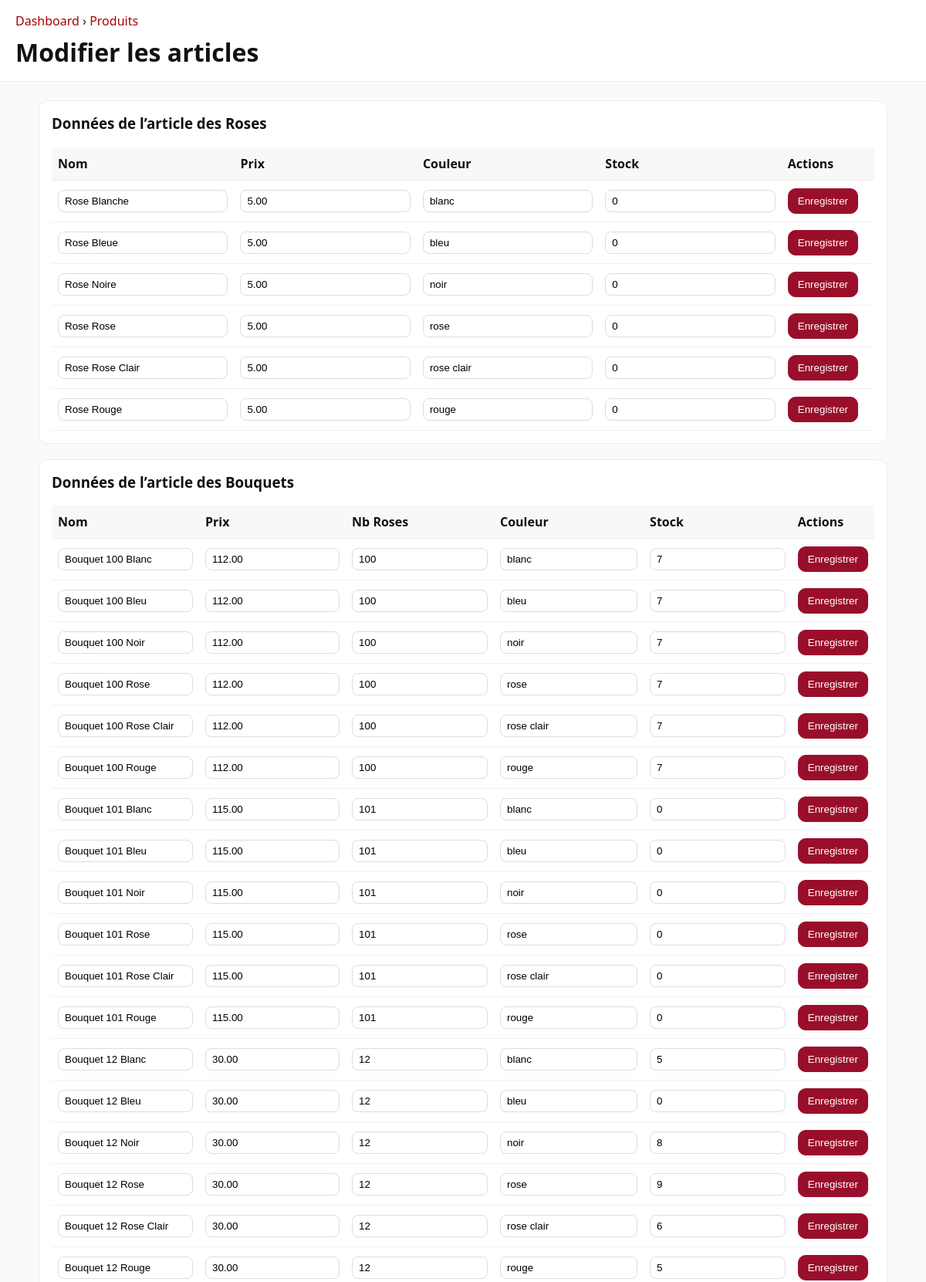
Screenshot of /pages/admin_modifier_article.php (upper part) with the database file from the repository.
### tables this page shows
CREATE TABLE `FLEUR` (
                         `PRO_ID`        BIGINT PRIMARY KEY,
                         `FLE_TYPE`      VARCHAR(50) NOT NULL,
                         `FLE_COULEUR`   ENUM('rouge','rose clair','rose','blanc','bleu','noir') NOT NULL,
                         `FLE_QTE_STOCK` INT NOT NULL DEFAULT 0,
                         CONSTRAINT `CK_FLE_STOCK_NON_NEG` CHECK (`FLE_QTE_STOCK` >= 0),
                         CONSTRAINT `FK_FLEUR_PRODUIT`
                             FOREIGN KEY (`PRO_ID`) REFERENCES `PRODUIT`(`PRO_ID`)
                                 ON UPDATE CASCADE ON DELETE CASCADE
);

CREATE TABLE `PRODUIT` (
                           `PRO_ID`  BIGINT PRIMARY KEY AUTO_INCREMENT,
                           `PRO_NOM` VARCHAR(190) NOT NULL,
                           `PRO_PRIX` DECIMAL(12,2) NOT NULL,
                           CONSTRAINT `UK_PRODUIT_NOM` UNIQUE (`PRO_NOM`),
                           CONSTRAINT `CK_PRODUIT_PRIX_POSITIF` CHECK (`PRO_PRIX` > 0)
);

CREATE TABLE `BOUQUET` (
                           `PRO_ID`          BIGINT PRIMARY KEY,
                           `BOU_DESCRIPTION` VARCHAR(600) NULL,
                           `BOU_COULEUR`     ENUM('rouge','rose clair','rose','blanc','bleu','noir') NOT NULL,
                           `BOU_NB_ROSES`    INT NOT NULL,
                           `BOU_QTE_STOCK`   INT NOT NULL DEFAULT 0,
                           CONSTRAINT `CK_BOU_STOCK_NON_NEG` CHECK (`BOU_QTE_STOCK` >= 0),
                           CONSTRAINT `CK_BOU_NB_POS` CHECK (`BOU_NB_ROSES` > 0),
                           CONSTRAINT `UK_BOU_TAILLE_COULEUR` UNIQUE (`BOU_NB_ROSES`,`BOU_COULEUR`),
                           CONSTRAINT `FK_BOUQUET_PRODUIT`
                               FOREIGN KEY (`PRO_ID`) REFERENCES `PRODUIT`(`PRO_ID`)
                                   ON UPDATE CASCADE ON DELETE CASCADE
);

### pages/admin_modifier_article.php (the view, shortened to what this page needs)
<?php
$pdo = require __DIR__ . '/../database/config/connexionBDD.php';
$pdo->setAttribute(PDO::ATTR_ERRMODE, PDO::ERRMODE_EXCEPTION);
$dir  = rtrim(dirname($_SERVER['PHP_SELF'] ?? $_SERVER['SCRIPT_NAME']), '/\\');
$BASE = ($dir === '' || $dir === '.') ? '/' : $dir . '/';
function recup_donnee_fleur(PDO $pdo): array {
    $sql = "SELECT
              p.PRO_ID,
              p.PRO_NOM,
              p.PRO_PRIX,
              f.FLE_COULEUR,
              f.FLE_QTE_STOCK
            FROM PRODUIT p
            INNER JOIN FLEUR f ON f.PRO_ID = p.PRO_ID
            ORDER BY p.PRO_NOM ASC";
    $st = $pdo->prepare($sql);
    $st->execute();
    return $st->fetchAll(PDO::FETCH_ASSOC);
}
function recup_donnee_bouquet(PDO $pdo): array {
    $sql = "SELECT
              p.PRO_ID,
              p.PRO_NOM,
              p.PRO_PRIX,
              b.BOU_NB_ROSES,
              b.BOU_COULEUR,
              b.BOU_QTE_STOCK
            FROM PRODUIT p
            INNER JOIN BOUQUET b ON b.PRO_ID = p.PRO_ID
            ORDER BY p.PRO_NOM ASC";
    $st = $pdo->prepare($sql);
    $st->execute();
    return $st->fetchAll(PDO::FETCH_ASSOC);
}
?>
<!doctype html>
<html lang="fr">
<head>
</head>
<body>
<header class="admin-header">
    <nav class="breadcrumb">
        <a href="<?= htmlspecialchars($BASE) ?>adminAccueil.php">Dashboard</a> › <a href="<?= htmlspecialchars($BASE) ?>admin_catalogue.php">Produits</a>
    </nav>
    <h1>Modifier les articles</h1>
</header>
<div class="wrap">
    <section class="product-details">
        <h3>Données de l’article des Roses</h3>
        <form method="post" action="<?= htmlspecialchars($BASE) ?>admin_update_article.php">
            <table class="kv">
                <thead>
                <tr>
                    <td><strong>Nom</strong></td>
                    <td><strong>Prix</strong></td>
                    <td><strong>Couleur</strong></td>
                    <td><strong>Stock</strong></td>
                    <td class="actions"><strong>Actions</strong></td>
                </tr>
                </thead>
                <tbody>
                <?php
                $fleurs = recup_donnee_fleur($pdo);
                if (empty($fleurs)) { ?>
                    <tr><td colspan="5" class="empty">Aucun article trouvé</td></tr>
                <?php } else {
                    foreach ($fleurs as $fleur) {
                        $id = (int)$fleur['PRO_ID']; ?>
                        <tr>
                            <td><input type="text" name="rows[<?= $id ?>][PRO_NOM]" value="<?= htmlspecialchars($fleur['PRO_NOM']) ?>" required></td>
                            <td><input type="number" step="0.05" min="0" name="rows[<?= $id ?>][PRO_PRIX]" value="<?= htmlspecialchars($fleur['PRO_PRIX']) ?>" required></td>
                            <td><input type="text" name="rows[<?= $id ?>][FLE_COULEUR]" value="<?= htmlspecialchars($fleur['FLE_COULEUR'] ?? '') ?>"></td>
                            <td><input type="number" step="1" min="0" name="rows[<?= $id ?>][FLE_QTE_STOCK]" value="<?= htmlspecialchars($fleur['FLE_QTE_STOCK'] ?? 0) ?>"></td>
                            <td class="actions">
                                <button class="btn" type="submit" name="save_id" value="<?= $id ?>">Enregistrer</button>
                            </td>
                        </tr>
                    <?php } } ?>
                </tbody>
            </table>
        </form>
    </section>
    <section class="product-details">
        <h3>Données de l’article des Bouquets</h3>
        <form method="post" action="<?= htmlspecialchars($BASE) ?>admin_update_article.php">
            <table class="kv">
                <thead>
                <tr>
                    <td><strong>Nom</strong></td>
                    <td><strong>Prix</strong></td>
                    <td><strong>Nb Roses</strong></td>
                    <td><strong>Couleur</strong></td>
                    <td><strong>Stock</strong></td>
                    <td class="actions"><strong>Actions</strong></td>
                </tr>
                </thead>
                <tbody>
                <?php
                $bouquets = recup_donnee_bouquet($pdo);
                if (empty($bouquets)) { ?>
                    <tr><td colspan="6" class="empty">Aucun article trouvé</td></tr>
                <?php } else {
                    foreach ($bouquets as $b) {
                        $id = (int)$b['PRO_ID']; ?>
                        <tr>
                            <td><input type="text" name="rows[<?= $id ?>][PRO_NOM]" value="<?= htmlspecialchars($b['PRO_NOM']) ?>" required></td>
                            <td><input type="number" step="0.05" min="0" name="rows[<?= $id ?>][PRO_PRIX]" value="<?= htmlspecialchars($b['PRO_PRIX']) ?>" required></td>
                            <td><input type="number" step="1" min="0" name="rows[<?= $id ?>][BOU_NB_ROSES]" value="<?= htmlspecialchars($b['BOU_NB_ROSES'] ?? 0) ?>"></td>
                            <td><input type="text" name="rows[<?= $id ?>][BOU_COULEUR]" value="<?= htmlspecialchars($b['BOU_COULEUR'] ?? '') ?>"></td>
                            <td><input type="number" step="1" min="0" name="rows[<?= $id ?>][BOU_QTE_STOCK]" value="<?= htmlspecialchars($b['BOU_QTE_STOCK'] ?? 0) ?>"></td>
                            <td class="actions">
                                <button class="btn" type="submit" name="save_id" value="<?= $id ?>">Enregistrer</button>
                            </td>
                        </tr>
                    <?php } } ?>
                </tbody>
            </table>
        </form>
    </section>
</div>
</body>
</html>

### pages/admin_modifier_article.php (style rules this page uses)
body { font-family: system-ui, Arial, sans-serif; margin: 0; background:#fafafa; color:#111; }
.admin-header { padding:16px 20px; background:#fff; border-bottom:1px solid #eee; }
.breadcrumb a { color:#a00; text-decoration:none; }
h1 { margin:8px 0 0 }
.wrap { max-width: 1100px; margin: 24px auto; padding: 0 16px; }
section.product-details { background:#fff; border:1px solid #eee; border-radius:12px; padding:16px; margin-bottom:20px; }
section.product-details h3 { margin-top:0 }
table.kv { width:100%; border-collapse: collapse; }
table.kv thead td, table.kv thead th { font-weight:700; padding:10px 8px; border-bottom:1px solid #eee; background:#faf7f7; }
table.kv td { padding:10px 8px; border-bottom:1px solid #f1f1f1; vertical-align: middle; }
table.kv td input[type="text"], table.kv td input[type="number"] { width:100%; box-sizing:border-box; padding:6px 8px; border:1px solid #ddd; border-radius:8px; }
.actions { white-space: nowrap; }
.btn { display:inline-block; padding:8px 12px; border:1px solid #990f2b; background:#990f2b; color:#fff; border-radius:10px; cursor:pointer; }

### rows the page displays
fleur: PRO_ID.PRO_NOM "Rose Blanche", PRO_ID.PRO_PRIX "5.00", FLE_COULEUR "blanc", FLE_QTE_STOCK "0"
fleur: PRO_ID.PRO_NOM "Rose Bleue", PRO_ID.PRO_PRIX "5.00", FLE_COULEUR "bleu", FLE_QTE_STOCK "0"
fleur: PRO_ID.PRO_NOM "Rose Noire", PRO_ID.PRO_PRIX "5.00", FLE_COULEUR "noir", FLE_QTE_STOCK "0"
fleur: PRO_ID.PRO_NOM "Rose Rose", PRO_ID.PRO_PRIX "5.00", FLE_COULEUR "rose", FLE_QTE_STOCK "0"
fleur: PRO_ID.PRO_NOM "Rose Rose Clair", PRO_ID.PRO_PRIX "5.00", FLE_COULEUR "rose clair", FLE_QTE_STOCK "0"
fleur: PRO_ID.PRO_NOM "Rose Rouge", PRO_ID.PRO_PRIX "5.00", FLE_COULEUR "rouge", FLE_QTE_STOCK "0"
bouquet: PRO_ID.PRO_NOM "Bouquet 100 Blanc", PRO_ID.PRO_PRIX "112.00", BOU_NB_ROSES "100", BOU_COULEUR "blanc", BOU_QTE_STOCK "7"
bouquet: PRO_ID.PRO_NOM "Bouquet 100 Bleu", PRO_ID.PRO_PRIX "112.00", BOU_NB_ROSES "100", BOU_COULEUR "bleu", BOU_QTE_STOCK "7"
bouquet: PRO_ID.PRO_NOM "Bouquet 100 Noir", PRO_ID.PRO_PRIX "112.00", BOU_NB_ROSES "100", BOU_COULEUR "noir", BOU_QTE_STOCK "7"
bouquet: PRO_ID.PRO_NOM "Bouquet 100 Rose", PRO_ID.PRO_PRIX "112.00", BOU_NB_ROSES "100", BOU_COULEUR "rose", BOU_QTE_STOCK "7"
bouquet: PRO_ID.PRO_NOM "Bouquet 100 Rose Clair", PRO_ID.PRO_PRIX "112.00", BOU_NB_ROSES "100", BOU_COULEUR "rose clair", BOU_QTE_STOCK "7"
bouquet: PRO_ID.PRO_NOM "Bouquet 100 Rouge", PRO_ID.PRO_PRIX "112.00", BOU_NB_ROSES "100", BOU_COULEUR "rouge", BOU_QTE_STOCK "7"
bouquet: PRO_ID.PRO_NOM "Bouquet 101 Blanc", PRO_ID.PRO_PRIX "115.00", BOU_NB_ROSES "101", BOU_COULEUR "blanc", BOU_QTE_STOCK "0"
bouquet: PRO_ID.PRO_NOM "Bouquet 101 Bleu", PRO_ID.PRO_PRIX "115.00", BOU_NB_ROSES "101", BOU_COULEUR "bleu", BOU_QTE_STOCK "0"
bouquet: PRO_ID.PRO_NOM "Bouquet 101 Noir", PRO_ID.PRO_PRIX "115.00", BOU_NB_ROSES "101", BOU_COULEUR "noir", BOU_QTE_STOCK "0"
bouquet: PRO_ID.PRO_NOM "Bouquet 101 Rose", PRO_ID.PRO_PRIX "115.00", BOU_NB_ROSES "101", BOU_COULEUR "rose", BOU_QTE_STOCK "0"
bouquet: PRO_ID.PRO_NOM "Bouquet 101 Rose Clair", PRO_ID.PRO_PRIX "115.00", BOU_NB_ROSES "101", BOU_COULEUR "rose clair", BOU_QTE_STOCK "0"
bouquet: PRO_ID.PRO_NOM "Bouquet 101 Rouge", PRO_ID.PRO_PRIX "115.00", BOU_NB_ROSES "101", BOU_COULEUR "rouge", BOU_QTE_STOCK "0"
bouquet: PRO_ID.PRO_NOM "Bouquet 12 Blanc", PRO_ID.PRO_PRIX "30.00", BOU_NB_ROSES "12", BOU_COULEUR "blanc", BOU_QTE_STOCK "5"
bouquet: PRO_ID.PRO_NOM "Bouquet 12 Bleu", PRO_ID.PRO_PRIX "30.00", BOU_NB_ROSES "12", BOU_COULEUR "bleu", BOU_QTE_STOCK "0"
bouquet: PRO_ID.PRO_NOM "Bouquet 12 Noir", PRO_ID.PRO_PRIX "30.00", PRO_ID+BOU_NB_ROSES "12", BOU_COULEUR "noir", BOU_QTE_STOCK "8"
bouquet: PRO_ID.PRO_NOM "Bouquet 12 Rose", PRO_ID.PRO_PRIX "30.00", BOU_NB_ROSES "12", BOU_COULEUR "rose", PRO_ID+BOU_QTE_STOCK "9"
bouquet: PRO_ID.PRO_NOM "Bouquet 12 Rose Clair", PRO_ID.PRO_PRIX "30.00", BOU_NB_ROSES "12", BOU_COULEUR "rose clair", BOU_QTE_STOCK "6"
bouquet: PRO_ID.PRO_NOM "Bouquet 12 Rouge", PRO_ID.PRO_PRIX "30.00", BOU_NB_ROSES "12", BOU_COULEUR "rouge", BOU_QTE_STOCK "5"
